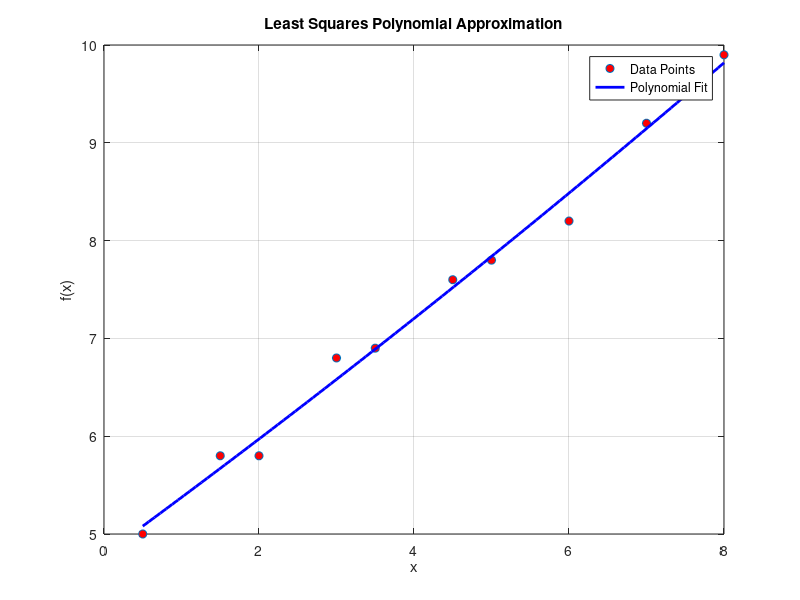

This figure's MATLAB source:
% Given data
x = [0.5 1.5 2 3 3.5 4.5 5 6 7 8];
f = [5 5.8 5.8 6.8 6.9 7.6 7.8 8.2 9.2 9.9];

% Degree of polynomial (you can choose based on the data shape; let's pick degree 2 for now)
degree = 2;

% Least squares polynomial approximation
p = polyfit(x, f, degree);

% Define interval for plotting
interval = linspace(min(x), max(x), 100);

% Evaluate the polynomial at the points in interval
approx_values = polyval(p, interval);

% Plot the data and the approximation
figure;
plot(x, f, 'o', 'MarkerFaceColor', 'r'); % Original data points
hold on;
plot(interval, approx_values, 'b-', 'LineWidth', 2); % Approximated curve
title('Least Squares Polynomial Approximation');
xlabel('x');
ylabel('f(x)');
legend('Data Points', 'Polynomial Fit');
grid on;
hold off;
